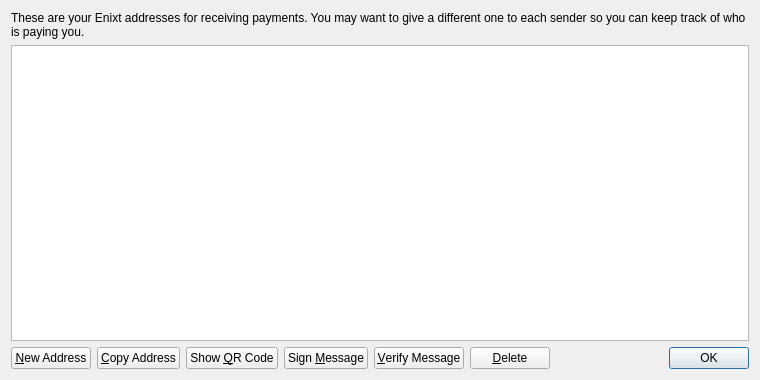
<?xml version="1.0" encoding="UTF-8"?>
<ui version="4.0">
 <class>AddressBookPage</class>
 <widget class="QWidget" name="AddressBookPage">
  <property name="geometry">
   <rect>
    <x>0</x>
    <y>0</y>
    <width>760</width>
    <height>380</height>
   </rect>
  </property>
  <property name="windowTitle">
   <string>Address Book</string>
  </property>
  <layout class="QVBoxLayout" name="verticalLayout">
   <item>
    <widget class="QLabel" name="labelExplanation">
     <property name="text">
      <string>These are your Enixt addresses for receiving payments. You may want to give a different one to each sender so you can keep track of who is paying you.</string>
     </property>
     <property name="textFormat">
      <enum>Qt::PlainText</enum>
     </property>
     <property name="wordWrap">
      <bool>true</bool>
     </property>
    </widget>
   </item>
   <item>
    <widget class="QTableView" name="tableView">
     <property name="contextMenuPolicy">
      <enum>Qt::CustomContextMenu</enum>
     </property>
     <property name="toolTip">
      <string>Double-click to edit address or label</string>
     </property>
     <property name="tabKeyNavigation">
      <bool>false</bool>
     </property>
     <property name="selectionMode">
      <enum>QAbstractItemView::SingleSelection</enum>
     </property>
     <property name="selectionBehavior">
      <enum>QAbstractItemView::SelectRows</enum>
     </property>
     <property name="sortingEnabled">
      <bool>true</bool>
     </property>
     <attribute name="verticalHeaderVisible">
      <bool>false</bool>
     </attribute>
    </widget>
   </item>
   <item>
    <layout class="QHBoxLayout" name="horizontalLayout">
     <item>
      <widget class="QPushButton" name="newAddressButton">
       <property name="toolTip">
        <string>Create a new address</string>
       </property>
       <property name="text">
        <string>&amp;New Address</string>
       </property>
      </widget>
     </item>
     <item>
      <widget class="QPushButton" name="copyToClipboard">
       <property name="toolTip">
        <string>Copy the currently selected address to the system clipboard</string>
       </property>
       <property name="text">
        <string>&amp;Copy Address</string>
       </property>
      </widget>
     </item>
     <item>
      <widget class="QPushButton" name="showQRCode">
       <property name="text">
        <string>Show &amp;QR Code</string>
       </property>
      </widget>
     </item>
     <item>
      <widget class="QPushButton" name="signMessage">
       <property name="toolTip">
        <string>Sign a message to prove you own a Enixt address</string>
       </property>
       <property name="text">
        <string>Sign &amp;Message</string>
       </property>
      </widget>
     </item>
     <item>
      <widget class="QPushButton" name="verifyMessage">
       <property name="toolTip">
        <string>Verify a message to ensure it was signed with a specified Enixt address</string>
       </property>
       <property name="text">
        <string>&amp;Verify Message</string>
       </property>
      </widget>
     </item>
     <item>
      <widget class="QPushButton" name="deleteButton">
       <property name="toolTip">
        <string>Delete the currently selected address from the list</string>
       </property>
       <property name="text">
        <string>&amp;Delete</string>
       </property>
      </widget>
     </item>
     <item>
      <spacer name="horizontalSpacer">
       <property name="orientation">
        <enum>Qt::Horizontal</enum>
       </property>
       <property name="sizeHint" stdset="0">
        <size>
         <width>40</width>
         <height>20</height>
        </size>
       </property>
      </spacer>
     </item>
     <item>
      <widget class="QDialogButtonBox" name="buttonBox">
       <property name="sizePolicy">
        <sizepolicy hsizetype="Maximum" vsizetype="Fixed">
         <horstretch>0</horstretch>
         <verstretch>0</verstretch>
        </sizepolicy>
       </property>
       <property name="standardButtons">
        <set>QDialogButtonBox::Ok</set>
       </property>
      </widget>
     </item>
    </layout>
   </item>
  </layout>
 </widget>
 <resources>
  <include location="../bitcoin.qrc"/>
 </resources>
 <connections/>
</ui>
